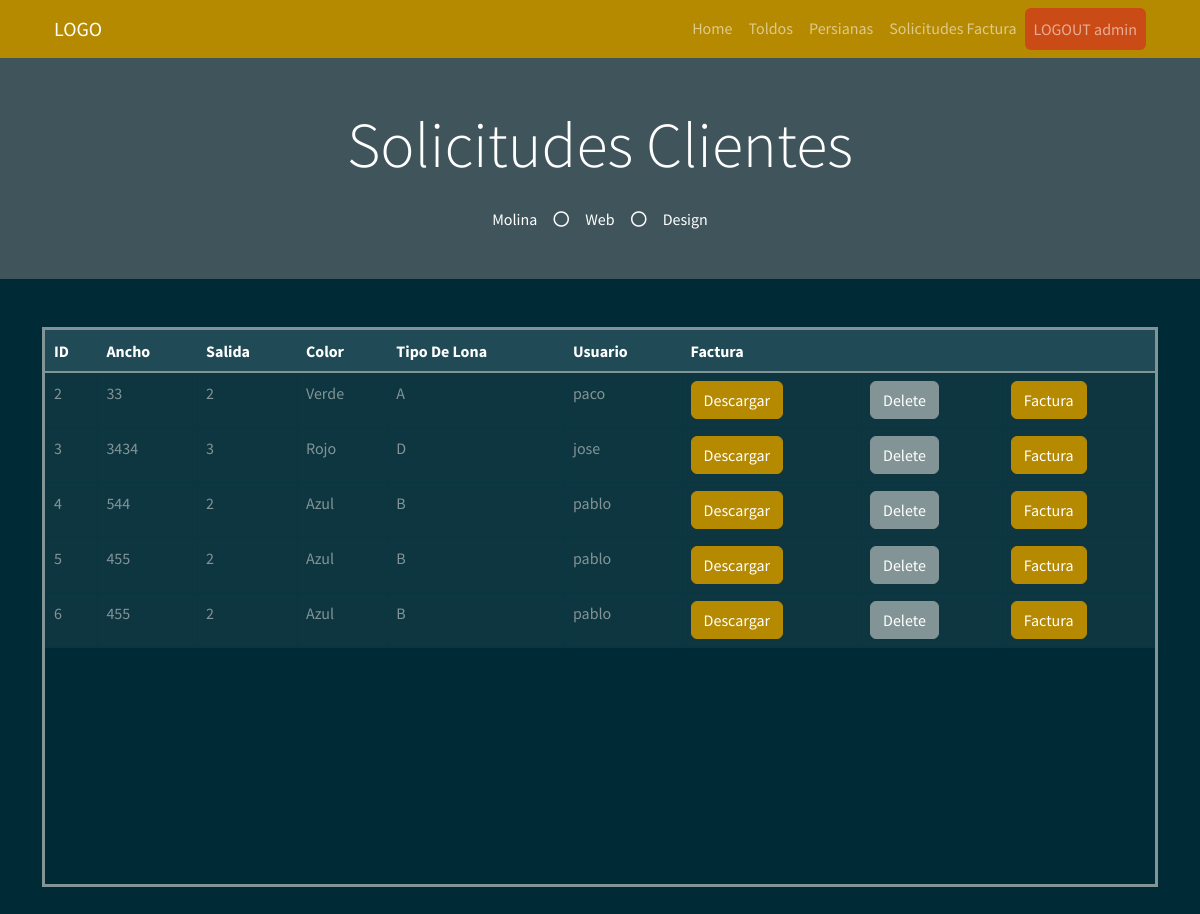
The page /solicitudes_admin (signed in) on the database its author committed.
### myapp/models.py (models this page shows)
    class PresupuestoToldo(db.Model):
        __tablename__ = "PresupuestoToldo"  # Nombre de la tabla que se crea
        PresupuestoToldo_id = db.Column("presupuestoToldo_id", db.Integer, Sequence(
            'presupuestoToldo_id_seq'),  primary_key=True)
        Ancho = db.Column(db.String(20))
        Salida = db.Column(db.Integer)
        Color = db.Column(db.String(30))
        TipoLona = db.Column(db.String(30))
        Usu = db.Column(db.String(30))

### myapp/views.py (the view)
    @app.route("/solicitudes_admin", methods=["GET", "POST"])
    def solicitudes_admin():
        list_solicitud = db_access["list_solicitudes"]
        solicitudes = list_solicitud()
        usuario = session['usuario']
        usu = usuario
        return render_template("solicitudes_admin.html", solicitudes=solicitudes, usu=usu, os=os)

### myapp/templates/solicitudes_admin.html (shortened to what this page needs)
<!DOCTYPE html>
<html>
<head>
    <link href="https://cdn.jsdelivr.net/npm/bootstrap@5.1.3/dist/css/bootstrap.min.css" rel="stylesheet"
>
    <link rel="stylesheet" href="../static/style/bootstrap.min(8).css">
</head>
<body>
    {% include 'includes/navbar.html' %}
    <div class="jumbotron jumbotron-fluid bg-jumbotron" style=" background-color: rgba(128, 128, 128, 0.5);">
        <div class="container text-center py-5">
            <h3 class="text-white display-3 mb-4">Solicitudes Clientes</h3>
            <div class="d-inline-flex align-items-center text-white">
                <p class="m-0">Molina</p>
                <i class="far fa-circle px-3"></i>
                <p class="m-0">Web</p>
                <i class="far fa-circle px-3"></i>
                <p class="m-0">Design</p>
            </div>
        </div>
    </div>
    <div class="container my-5">
        <div style=" overflow:auto;  height: 70vh; border-style: solid;">
            <table class="table table-bordered mx-auto">
                <thead class="table-dark">
                    <tr class="table-active">
                        <th>ID</th>
                        <th>Ancho</th>
                        <th>Salida</th>
                        <th>Color</th>
                        <th>Tipo De Lona</th>
                        <th>Usuario</th>
                        <th>Factura</th>
                        <th></th>
                        <th></th>
                    </tr>
                </thead>
                <tbody>
                    {% for solicitud in solicitudes %}
                    <tr>
                        <td> {{ solicitud.PresupuestoToldo_id }} </td>
                        <td> {{ solicitud.Ancho }} </td>
                        <td> {{ solicitud.Salida }} </td>
                        <td> {{ solicitud.Color }} </td>
                        <td> {{ solicitud.TipoLona }} </td>
                        <td> {{ solicitud.Usu }} </td>
                        <td><a class="btn btn-primary"
                                href="/download_pdf/{{solicitud.PresupuestoToldo_id}}">Descargar</a></td>
                        <form id="deletForm" action="/delete_solicitud/{{solicitud.PresupuestoToldo_id}}" method="post">
                            <td> <input type="submit" value="Delete" class="btn btn-secondary" /></td>
                        </form>
                        <td> <a class="btn btn-primary"
                                href="/create_factura/{{solicitud.PresupuestoToldo_id}}">Factura</a></td>
                    </tr>
                    {% endfor %}
                </tbody>
            </table>
        </div>
    </div>
</body>
</html>

### rows shown on the page
PresupuestoToldo: PresupuestoToldo_id "2", Ancho "33", Salida "2", Color "Verde", TipoLona "A", Usu "paco"
PresupuestoToldo: PresupuestoToldo_id "3", Ancho "3434", Salida "3", Color "Rojo", TipoLona "D", Usu "jose"
PresupuestoToldo: PresupuestoToldo_id "4", Ancho "544", Salida "2", Color "Azul", TipoLona "B", Usu "pablo"
PresupuestoToldo: PresupuestoToldo_id "5", Ancho "455", Salida "2", Color "Azul", TipoLona "B", Usu "pablo"
PresupuestoToldo: PresupuestoToldo_id "6", Ancho "455", Salida "2", Color "Azul", TipoLona "B", Usu "pablo"

### other values the page prints
{{ usu }} "admin"
